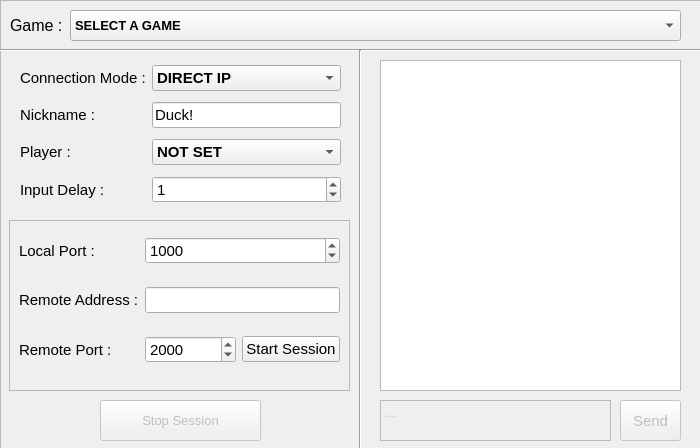
<?xml version="1.0" encoding="UTF-8"?>
<ui version="4.0">
 <class>NetplayWidget</class>
 <widget class="QDialog" name="NetplayWidget">
  <property name="geometry">
   <rect>
    <x>0</x>
    <y>0</y>
    <width>700</width>
    <height>448</height>
   </rect>
  </property>
  <property name="sizePolicy">
   <sizepolicy hsizetype="Fixed" vsizetype="Fixed">
    <horstretch>0</horstretch>
    <verstretch>0</verstretch>
   </sizepolicy>
  </property>
  <property name="minimumSize">
   <size>
    <width>700</width>
    <height>448</height>
   </size>
  </property>
  <property name="maximumSize">
   <size>
    <width>700</width>
    <height>448</height>
   </size>
  </property>
  <property name="font">
   <font>
    <kerning>true</kerning>
   </font>
  </property>
  <property name="windowTitle">
   <string>Dialog</string>
  </property>
  <property name="modal">
   <bool>false</bool>
  </property>
  <widget class="QFrame" name="frMain">
   <property name="geometry">
    <rect>
     <x>0</x>
     <y>0</y>
     <width>701</width>
     <height>461</height>
    </rect>
   </property>
   <property name="sizePolicy">
    <sizepolicy hsizetype="Expanding" vsizetype="Expanding">
     <horstretch>0</horstretch>
     <verstretch>0</verstretch>
    </sizepolicy>
   </property>
   <property name="minimumSize">
    <size>
     <width>701</width>
     <height>461</height>
    </size>
   </property>
   <property name="maximumSize">
    <size>
     <width>701</width>
     <height>461</height>
    </size>
   </property>
   <property name="frameShape">
    <enum>QFrame::StyledPanel</enum>
   </property>
   <property name="frameShadow">
    <enum>QFrame::Raised</enum>
   </property>
   <widget class="Line" name="line_2">
    <property name="geometry">
     <rect>
      <x>0</x>
      <y>40</y>
      <width>711</width>
      <height>20</height>
     </rect>
    </property>
    <property name="orientation">
     <enum>Qt::Horizontal</enum>
    </property>
   </widget>
   <widget class="QPlainTextEdit" name="tbNetplayChat">
    <property name="enabled">
     <bool>false</bool>
    </property>
    <property name="geometry">
     <rect>
      <x>380</x>
      <y>400</y>
      <width>231</width>
      <height>41</height>
     </rect>
    </property>
    <property name="font">
     <font>
      <pointsize>10</pointsize>
      <kerning>true</kerning>
     </font>
    </property>
    <property name="plainText">
     <string>...
</string>
    </property>
   </widget>
   <widget class="QPushButton" name="btnSendMsg">
    <property name="enabled">
     <bool>false</bool>
    </property>
    <property name="geometry">
     <rect>
      <x>620</x>
      <y>400</y>
      <width>61</width>
      <height>41</height>
     </rect>
    </property>
    <property name="font">
     <font>
      <pointsize>11</pointsize>
      <kerning>true</kerning>
     </font>
    </property>
    <property name="text">
     <string>Send</string>
    </property>
   </widget>
   <widget class="Line" name="line">
    <property name="geometry">
     <rect>
      <x>350</x>
      <y>50</y>
      <width>21</width>
      <height>411</height>
     </rect>
    </property>
    <property name="font">
     <font>
      <pointsize>9</pointsize>
      <italic>false</italic>
      <bold>false</bold>
      <underline>false</underline>
      <kerning>true</kerning>
     </font>
    </property>
    <property name="orientation">
     <enum>Qt::Vertical</enum>
    </property>
   </widget>
   <widget class="QListWidget" name="lwChatWindow">
    <property name="geometry">
     <rect>
      <x>380</x>
      <y>60</y>
      <width>301</width>
      <height>331</height>
     </rect>
    </property>
    <property name="font">
     <font>
      <pointsize>11</pointsize>
      <kerning>true</kerning>
     </font>
    </property>
    <property name="verticalScrollBarPolicy">
     <enum>Qt::ScrollBarAsNeeded</enum>
    </property>
    <property name="horizontalScrollBarPolicy">
     <enum>Qt::ScrollBarAlwaysOff</enum>
    </property>
    <item>
     <property name="text">
      <string/>
     </property>
    </item>
   </widget>
   <widget class="QFrame" name="frDirectIP">
    <property name="enabled">
     <bool>true</bool>
    </property>
    <property name="geometry">
     <rect>
      <x>9</x>
      <y>220</y>
      <width>341</width>
      <height>171</height>
     </rect>
    </property>
    <property name="autoFillBackground">
     <bool>true</bool>
    </property>
    <property name="frameShape">
     <enum>QFrame::StyledPanel</enum>
    </property>
    <property name="frameShadow">
     <enum>QFrame::Raised</enum>
    </property>
    <widget class="QWidget" name="formLayoutWidget">
     <property name="geometry">
      <rect>
       <x>10</x>
       <y>0</y>
       <width>321</width>
       <height>161</height>
      </rect>
     </property>
     <layout class="QGridLayout" name="gridLayout_2">
      <item row="2" column="1">
       <widget class="QSpinBox" name="sbRemotePort">
        <property name="font">
         <font>
          <pointsize>11</pointsize>
          <kerning>true</kerning>
         </font>
        </property>
        <property name="maximum">
         <number>65535</number>
        </property>
        <property name="singleStep">
         <number>1</number>
        </property>
        <property name="stepType">
         <enum>QAbstractSpinBox::DefaultStepType</enum>
        </property>
        <property name="value">
         <number>2000</number>
        </property>
       </widget>
      </item>
      <item row="1" column="1" colspan="2">
       <widget class="QLineEdit" name="leRemoteAddr">
        <property name="font">
         <font>
          <pointsize>11</pointsize>
          <kerning>true</kerning>
         </font>
        </property>
        <property name="text">
         <string/>
        </property>
       </widget>
      </item>
      <item row="0" column="0">
       <widget class="QLabel" name="lblLocalPort">
        <property name="font">
         <font>
          <pointsize>11</pointsize>
          <kerning>true</kerning>
         </font>
        </property>
        <property name="text">
         <string>Local Port :</string>
        </property>
       </widget>
      </item>
      <item row="1" column="0">
       <widget class="QLabel" name="lblRemoteAddr">
        <property name="font">
         <font>
          <pointsize>11</pointsize>
          <kerning>true</kerning>
         </font>
        </property>
        <property name="text">
         <string>Remote Address :</string>
        </property>
       </widget>
      </item>
      <item row="2" column="0">
       <widget class="QLabel" name="lblRemotePort">
        <property name="font">
         <font>
          <pointsize>11</pointsize>
          <kerning>true</kerning>
         </font>
        </property>
        <property name="text">
         <string>Remote Port :</string>
        </property>
       </widget>
      </item>
      <item row="2" column="2">
       <widget class="QPushButton" name="btnStartSession">
        <property name="enabled">
         <bool>true</bool>
        </property>
        <property name="font">
         <font>
          <pointsize>11</pointsize>
          <kerning>true</kerning>
         </font>
        </property>
        <property name="text">
         <string>Start Session</string>
        </property>
       </widget>
      </item>
      <item row="0" column="1" colspan="2">
       <widget class="QSpinBox" name="sbLocalPort">
        <property name="font">
         <font>
          <pointsize>11</pointsize>
          <kerning>true</kerning>
         </font>
        </property>
        <property name="maximum">
         <number>65535</number>
        </property>
        <property name="singleStep">
         <number>1</number>
        </property>
        <property name="stepType">
         <enum>QAbstractSpinBox::DefaultStepType</enum>
        </property>
        <property name="value">
         <number>1000</number>
        </property>
       </widget>
      </item>
     </layout>
    </widget>
   </widget>
   <widget class="QLabel" name="lblGame">
    <property name="geometry">
     <rect>
      <x>10</x>
      <y>10</y>
      <width>61</width>
      <height>31</height>
     </rect>
    </property>
    <property name="font">
     <font>
      <pointsize>12</pointsize>
      <kerning>true</kerning>
     </font>
    </property>
    <property name="text">
     <string>Game : </string>
    </property>
   </widget>
   <widget class="QComboBox" name="cbSelectedGame">
    <property name="geometry">
     <rect>
      <x>70</x>
      <y>10</y>
      <width>611</width>
      <height>31</height>
     </rect>
    </property>
    <property name="font">
     <font>
      <pointsize>10</pointsize>
      <bold>true</bold>
      <kerning>true</kerning>
     </font>
    </property>
    <property name="maxVisibleItems">
     <number>8</number>
    </property>
    <item>
     <property name="text">
      <string>SELECT A GAME</string>
     </property>
    </item>
   </widget>
   <widget class="QPushButton" name="btnStopSession">
    <property name="enabled">
     <bool>false</bool>
    </property>
    <property name="geometry">
     <rect>
      <x>100</x>
      <y>400</y>
      <width>161</width>
      <height>41</height>
     </rect>
    </property>
    <property name="font">
     <font>
      <pointsize>10</pointsize>
      <kerning>true</kerning>
     </font>
    </property>
    <property name="text">
     <string>Stop Session</string>
    </property>
   </widget>
   <widget class="QTabWidget" name="tabTraversal">
    <property name="enabled">
     <bool>true</bool>
    </property>
    <property name="geometry">
     <rect>
      <x>20</x>
      <y>220</y>
      <width>321</width>
      <height>171</height>
     </rect>
    </property>
    <property name="font">
     <font>
      <pointsize>11</pointsize>
      <kerning>true</kerning>
     </font>
    </property>
    <property name="currentIndex">
     <number>0</number>
    </property>
    <widget class="QWidget" name="tabJoin">
     <attribute name="title">
      <string>Join</string>
     </attribute>
     <widget class="QPushButton" name="btnTraversalJoin">
      <property name="geometry">
       <rect>
        <x>220</x>
        <y>60</y>
        <width>81</width>
        <height>31</height>
       </rect>
      </property>
      <property name="font">
       <font>
        <pointsize>11</pointsize>
        <kerning>true</kerning>
       </font>
      </property>
      <property name="text">
       <string>Join</string>
      </property>
     </widget>
     <widget class="QWidget" name="horizontalLayoutWidget_2">
      <property name="geometry">
       <rect>
        <x>10</x>
        <y>20</y>
        <width>291</width>
        <height>28</height>
       </rect>
      </property>
      <layout class="QHBoxLayout" name="horizontalLayout_2">
       <item>
        <widget class="QLabel" name="lblHostCode">
         <property name="enabled">
          <bool>true</bool>
         </property>
         <property name="font">
          <font>
           <pointsize>11</pointsize>
           <kerning>true</kerning>
          </font>
         </property>
         <property name="text">
          <string>Host Code :</string>
         </property>
        </widget>
       </item>
       <item>
        <widget class="QLineEdit" name="leHostCode">
         <property name="font">
          <font>
           <pointsize>11</pointsize>
           <kerning>true</kerning>
          </font>
         </property>
        </widget>
       </item>
      </layout>
     </widget>
    </widget>
    <widget class="QWidget" name="tabHost">
     <property name="font">
      <font>
       <pointsize>10</pointsize>
       <kerning>true</kerning>
      </font>
     </property>
     <attribute name="title">
      <string>Host</string>
     </attribute>
     <widget class="QPushButton" name="btnTraversalHost">
      <property name="geometry">
       <rect>
        <x>10</x>
        <y>20</y>
        <width>81</width>
        <height>31</height>
       </rect>
      </property>
      <property name="font">
       <font>
        <pointsize>11</pointsize>
        <kerning>true</kerning>
       </font>
      </property>
      <property name="text">
       <string>Host</string>
      </property>
     </widget>
     <widget class="QWidget" name="horizontalLayoutWidget">
      <property name="geometry">
       <rect>
        <x>10</x>
        <y>60</y>
        <width>281</width>
        <height>31</height>
       </rect>
      </property>
      <layout class="QHBoxLayout" name="horizontalLayout">
       <item>
        <widget class="QLabel" name="lblHostCode2">
         <property name="font">
          <font>
           <pointsize>11</pointsize>
           <kerning>true</kerning>
          </font>
         </property>
         <property name="text">
          <string>Host Code :</string>
         </property>
        </widget>
       </item>
       <item>
        <widget class="QLabel" name="lblHostCodeResult">
         <property name="font">
          <font>
           <pointsize>11</pointsize>
           <kerning>true</kerning>
          </font>
         </property>
         <property name="text">
          <string>XXXXXXXXX-</string>
         </property>
         <property name="textInteractionFlags">
          <set>Qt::LinksAccessibleByMouse|Qt::TextSelectableByMouse</set>
         </property>
        </widget>
       </item>
      </layout>
     </widget>
    </widget>
   </widget>
   <widget class="QWidget" name="gridLayoutWidget">
    <property name="geometry">
     <rect>
      <x>20</x>
      <y>60</y>
      <width>321</width>
      <height>151</height>
     </rect>
    </property>
    <layout class="QGridLayout" name="gridLayout">
     <item row="2" column="0">
      <widget class="QLabel" name="lblPlayer">
       <property name="font">
        <font>
         <pointsize>11</pointsize>
         <kerning>true</kerning>
        </font>
       </property>
       <property name="text">
        <string>Player :</string>
       </property>
      </widget>
     </item>
     <item row="2" column="1">
      <widget class="QComboBox" name="cbLocalPlayer">
       <property name="font">
        <font>
         <pointsize>11</pointsize>
         <bold>true</bold>
         <kerning>true</kerning>
        </font>
       </property>
       <item>
        <property name="text">
         <string>NOT SET</string>
        </property>
       </item>
       <item>
        <property name="text">
         <string>1</string>
        </property>
       </item>
       <item>
        <property name="text">
         <string>2</string>
        </property>
       </item>
      </widget>
     </item>
     <item row="3" column="0">
      <widget class="QLabel" name="lblInputDelay">
       <property name="font">
        <font>
         <pointsize>11</pointsize>
         <kerning>true</kerning>
        </font>
       </property>
       <property name="text">
        <string>Input Delay :</string>
       </property>
      </widget>
     </item>
     <item row="1" column="1">
      <widget class="QLineEdit" name="lePlayerName">
       <property name="font">
        <font>
         <pointsize>11</pointsize>
         <kerning>true</kerning>
        </font>
       </property>
       <property name="text">
        <string>Duck!</string>
       </property>
      </widget>
     </item>
     <item row="3" column="1">
      <widget class="QSpinBox" name="sbInputDelay">
       <property name="font">
        <font>
         <pointsize>11</pointsize>
         <kerning>true</kerning>
        </font>
       </property>
       <property name="maximum">
        <number>30</number>
       </property>
       <property name="singleStep">
        <number>1</number>
       </property>
       <property name="stepType">
        <enum>QAbstractSpinBox::DefaultStepType</enum>
       </property>
       <property name="value">
        <number>1</number>
       </property>
      </widget>
     </item>
     <item row="0" column="1">
      <widget class="QComboBox" name="cbConnMode">
       <property name="font">
        <font>
         <pointsize>11</pointsize>
         <bold>true</bold>
         <kerning>true</kerning>
        </font>
       </property>
       <item>
        <property name="text">
         <string>DIRECT IP</string>
        </property>
       </item>
       <item>
        <property name="text">
         <string>TRAVERSAL</string>
        </property>
       </item>
      </widget>
     </item>
     <item row="0" column="0">
      <widget class="QLabel" name="lblConnMode">
       <property name="font">
        <font>
         <pointsize>11</pointsize>
         <kerning>true</kerning>
        </font>
       </property>
       <property name="text">
        <string>Connection Mode :</string>
       </property>
      </widget>
     </item>
     <item row="1" column="0">
      <widget class="QLabel" name="lblPlayerName">
       <property name="font">
        <font>
         <pointsize>11</pointsize>
         <kerning>true</kerning>
        </font>
       </property>
       <property name="text">
        <string>Nickname : </string>
       </property>
      </widget>
     </item>
    </layout>
   </widget>
   <zorder>tabTraversal</zorder>
   <zorder>frDirectIP</zorder>
   <zorder>line_2</zorder>
   <zorder>tbNetplayChat</zorder>
   <zorder>btnSendMsg</zorder>
   <zorder>line</zorder>
   <zorder>lwChatWindow</zorder>
   <zorder>lblGame</zorder>
   <zorder>cbSelectedGame</zorder>
   <zorder>btnStopSession</zorder>
   <zorder>gridLayoutWidget</zorder>
  </widget>
 </widget>
 <resources/>
 <connections/>
</ui>
